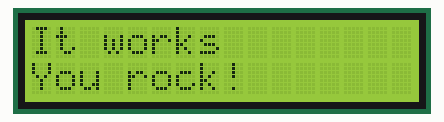
The program below on a simulated Raspberry Pi (BCM pin numbers). On the bench: 16×2 character LCD. At 27.2 s the program stops and its outputs stay as they are.

Above: at 0.1 s.
At 5.1 s:
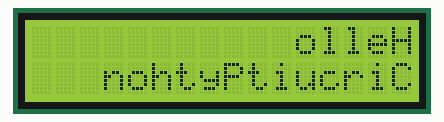
At 10.1 s:
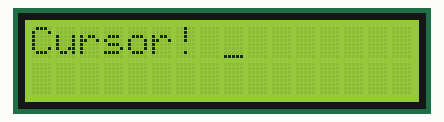
At 15.2 s:
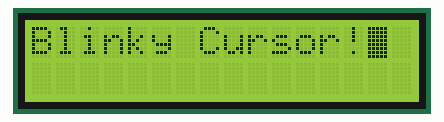
At 20.37 s:
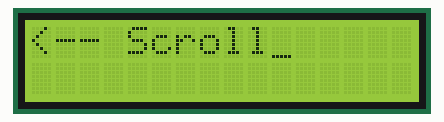
At 25.2 s:
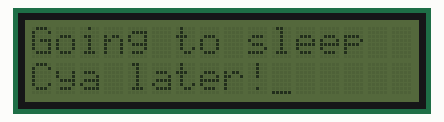

Measured:
- what the display in image 0 shows lasts 5.0 s, from 0.0 s to 5.0 s
- what the display in image 4 shows lasts 0.5 s, from 20.1 s to 20.6 s

The program:

6-lcd-reminder-updated.py
```python
import board
import digitalio
import time
import adafruit_character_lcd.character_lcd as character_lcd

lcd_rs = digitalio.DigitalInOut(board.D27)
lcd_en = digitalio.DigitalInOut(board.D22)
lcd_d4 = digitalio.DigitalInOut(board.D25)
lcd_d5 = digitalio.DigitalInOut(board.D24)
lcd_d6 = digitalio.DigitalInOut(board.D23)
lcd_d7 = digitalio.DigitalInOut(board.D18)
lcd_backlight = digitalio.DigitalInOut(board.D4)


lcd_columns = 16
lcd_rows = 2

lcd = character_lcd.Character_LCD_Mono(lcd_rs, lcd_en, lcd_d4, lcd_d5, lcd_d6, lcd_d7, lcd_columns, lcd_rows, lcd_backlight)

lcd.backlight = True
lcd.message = "It works\nYou rock!"
# Wait 5s
time.sleep(5)
lcd.clear()
# Print two line message right to left
lcd.text_direction = lcd.RIGHT_TO_LEFT
lcd.message = "Hello\nCircuitPython"
# Wait 5s
time.sleep(5)
# Return text direction to left to right
lcd.text_direction = lcd.LEFT_TO_RIGHT
# Display cursor
lcd.clear()
lcd.cursor = True
lcd.message = "Cursor! "
# Wait 5s
time.sleep(5)
# Display blinking cursor
lcd.clear()
lcd.blink = True
lcd.message = "Blinky Cursor!"
# Wait 5s
time.sleep(5)
lcd.blink = False
lcd.clear()
# Create message to scroll
scroll_msg = "<-- Scroll"
lcd.message = scroll_msg
# Scroll message to the left
for i in range(len(scroll_msg)):
    time.sleep(0.5)
    lcd.move_left()
lcd.clear()
lcd.message = "Going to sleep\nCya later!"
# Turn backlight off
lcd.backlight = False
time.sleep(2)
```
